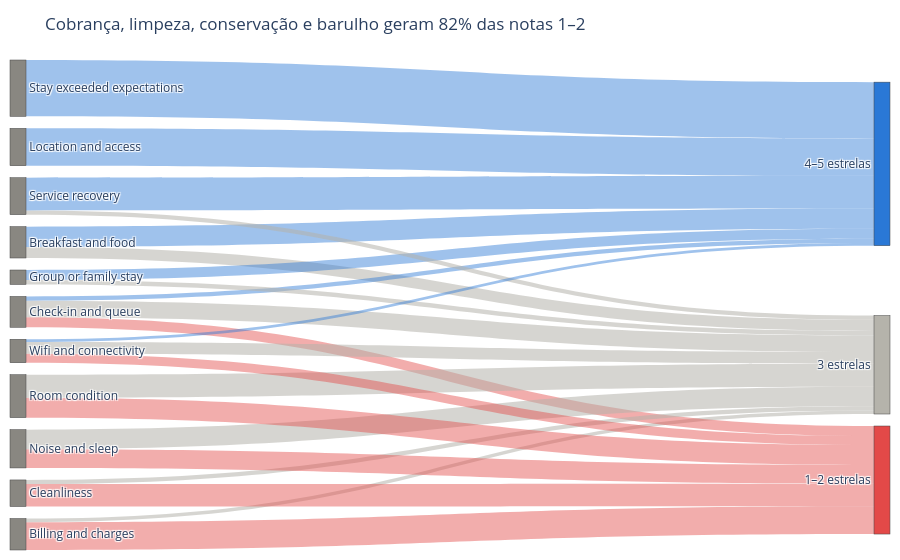

The notebook cell saved with this chart:
### Markdown cell above
**Conclusão:** "Stay exceeded expectations" é o cenário mais comum (15%), mas os dois problemas seguintes, **conservação do quarto** e **barulho**, juntos já superam os elogios. Os cenários negativos e mistos (vermelho e cinza) são maioria, o que explica os 55,8% de avaliações com 3 estrelas ou menos.

---
## Gráfico 6 — Fluxo das avaliações: do cenário à faixa de nota

**Tipo:** **Sankey** (Aula 12), feito para mostrar como um conjunto de categorias se **distribui** em outro. A largura de cada fluxo é o número de avaliações. À esquerda ficam os 11 cenários, à direita as faixas de nota (1–2, 3, 4–5 estrelas). O gráfico é interativo: passe o mouse sobre um fluxo para ver a contagem.

### Code cell
fluxo = sql("""
SELECT s.label AS origem,
       CASE WHEN r.rating <= 2 THEN '1–2 estrelas' WHEN r.rating = 3 THEN '3 estrelas' ELSE '4–5 estrelas' END AS destino,
       COUNT(*) AS avaliacoes
FROM reviews r JOIN review_scenarios s ON s.scenario_id = r.scenario_id
GROUP BY origem, destino
""")
ordem_origem = cenarios.sort_values("nota", ascending=False)["label"].tolist()
destinos = ["4–5 estrelas", "3 estrelas", "1–2 estrelas"]
nos = ordem_origem + destinos
indice = {nome: i for i, nome in enumerate(nos)}
cor_destino = {"4–5 estrelas": "rgba(42,120,214,0.45)", "3 estrelas": "rgba(181,179,171,0.55)",
               "1–2 estrelas": "rgba(227,73,72,0.45)"}

sankey = go.Figure(go.Sankey(
    arrangement="snap",
    node={"label": nos, "pad": 12, "thickness": 16,
          "color": ["#898781"] * len(ordem_origem) + [COR_BOM, COR_NEUTRO, COR_RUIM]},
    link={"source": fluxo["origem"].map(indice), "target": fluxo["destino"].map(indice),
          "value": fluxo["avaliacoes"], "color": fluxo["destino"].map(cor_destino),
          "hovertemplate": "%{source.label} → %{target.label}<br>%{value} avaliações<extra></extra>"},
))
sankey.update_layout(title="Cobrança, limpeza, conservação e barulho geram 82% das notas 1–2",
                     font_size=12, height=560, margin={"l": 10, "r": 10, "t": 60, "b": 10})
sankey.write_html(PASTA_FIGURAS / "06_sankey.html", include_plotlyjs="cdn")
sankey.show()

### Figure 1 — Plotly figure (JSON) as saved in the notebook; plotly's stock layout.template omitted (floating-point values rounded to 4 significant figures)
{"data": [{"arrangement": "snap", "link": {"color": ["rgba(227,73,72,0.45)", "rgba(181,179,171,0.55)", "rgba(181,179,171,0.55)", "rgba(42,120,214,0.45)", "rgba(227,73,72,0.45)", "rgba(181,179,171,0.55)", "rgba(42,120,214,0.45)", "rgba(227,73,72,0.45)", "rgba(181,179,171,0.55)", "rgba(181,179,171,0.55)", "rgba(42,120,214,0.45)", "rgba(42,120,214,0.45)", "rgba(227,73,72,0.45)", "rgba(181,179,171,0.55)", "rgba(227,73,72,0.45)", "rgba(181,179,171,0.55)", "rgba(181,179,171,0.55)", "rgba(42,120,214,0.45)", "rgba(42,120,214,0.45)", "rgba(227,73,72,0.45)", "rgba(181,179,171,0.55)", "rgba(42,120,214,0.45)"], "hovertemplate": "%{source.label} → %{target.label}<br>%{value} avaliações<extra></extra>", "source": [10, 10, 4, 4, 5, 5, 5, 9, 9, 3, 3, 1, 8, 8, 7, 7, 2, 2, 0, 6, 6, 6], "target": [13, 12, 12, 11, 13, 12, 11, 13, 12, 12, 11, 11, 13, 12, 13, 12, 12, 11, 11, 13, 12, 11], "value": [909, 118, 362, 661, 330, 540, 136, 735, 133, 147, 325, 1219, 613, 637, 648, 753, 137, 1069, 1840, 291, 385, 89]}, "node": {"color": ["#898781", "#898781", "#898781", "#898781", "#898781", "#898781", "#898781", "#898781", "#898781", "#898781", "#898781", "#2a78d6", "#b5b3ab", "#e34948"], "label": ["Stay exceeded expectations", "Location and access", "Service recovery", "Group or family stay", "Breakfast and food", "Check-in and queue", "Wifi and connectivity", "Room condition", "Noise and sleep", "Cleanliness", "Billing and charges", "4–5 estrelas", "3 estrelas", "1–2 estrelas"], "pad": 12, "thickness": 16}, "type": "sankey"}], "layout": {"font": {"size": 12}, "height": 560, "margin": {"b": 10, "l": 10, "r": 10, "t": 60}, "title": {"text": "Cobrança, limpeza, conservação e barulho geram 82% das notas 1–2"}}}
